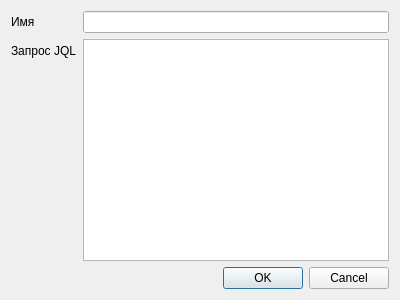
<?xml version="1.0" encoding="UTF-8"?>
<ui version="4.0">
 <class>JiraQueryDialog</class>
 <widget class="QDialog" name="JiraQueryDialog">
  <property name="geometry">
   <rect>
    <x>0</x>
    <y>0</y>
    <width>400</width>
    <height>300</height>
   </rect>
  </property>
  <property name="windowTitle">
   <string>Выборка JIRA</string>
  </property>
  <layout class="QVBoxLayout" name="verticalLayout">
   <item>
    <layout class="QFormLayout" name="formLayout">
     <property name="fieldGrowthPolicy">
      <enum>QFormLayout::AllNonFixedFieldsGrow</enum>
     </property>
     <item row="1" column="1">
      <widget class="QLineEdit" name="leName"/>
     </item>
     <item row="1" column="0">
      <widget class="QLabel" name="lName">
       <property name="text">
        <string>Имя</string>
       </property>
      </widget>
     </item>
     <item row="2" column="1">
      <widget class="QPlainTextEdit" name="pleJQL"/>
     </item>
     <item row="2" column="0">
      <widget class="QLabel" name="label">
       <property name="text">
        <string>Запрос JQL</string>
       </property>
      </widget>
     </item>
    </layout>
   </item>
   <item>
    <widget class="QDialogButtonBox" name="buttonBox">
     <property name="orientation">
      <enum>Qt::Horizontal</enum>
     </property>
     <property name="standardButtons">
      <set>QDialogButtonBox::Cancel|QDialogButtonBox::Ok</set>
     </property>
    </widget>
   </item>
  </layout>
 </widget>
 <resources/>
 <connections>
  <connection>
   <sender>buttonBox</sender>
   <signal>accepted()</signal>
   <receiver>JiraQueryDialog</receiver>
   <slot>accept()</slot>
   <hints>
    <hint type="sourcelabel">
     <x>248</x>
     <y>254</y>
    </hint>
    <hint type="destinationlabel">
     <x>157</x>
     <y>274</y>
    </hint>
   </hints>
  </connection>
  <connection>
   <sender>buttonBox</sender>
   <signal>rejected()</signal>
   <receiver>JiraQueryDialog</receiver>
   <slot>reject()</slot>
   <hints>
    <hint type="sourcelabel">
     <x>316</x>
     <y>260</y>
    </hint>
    <hint type="destinationlabel">
     <x>286</x>
     <y>274</y>
    </hint>
   </hints>
  </connection>
 </connections>
</ui>
